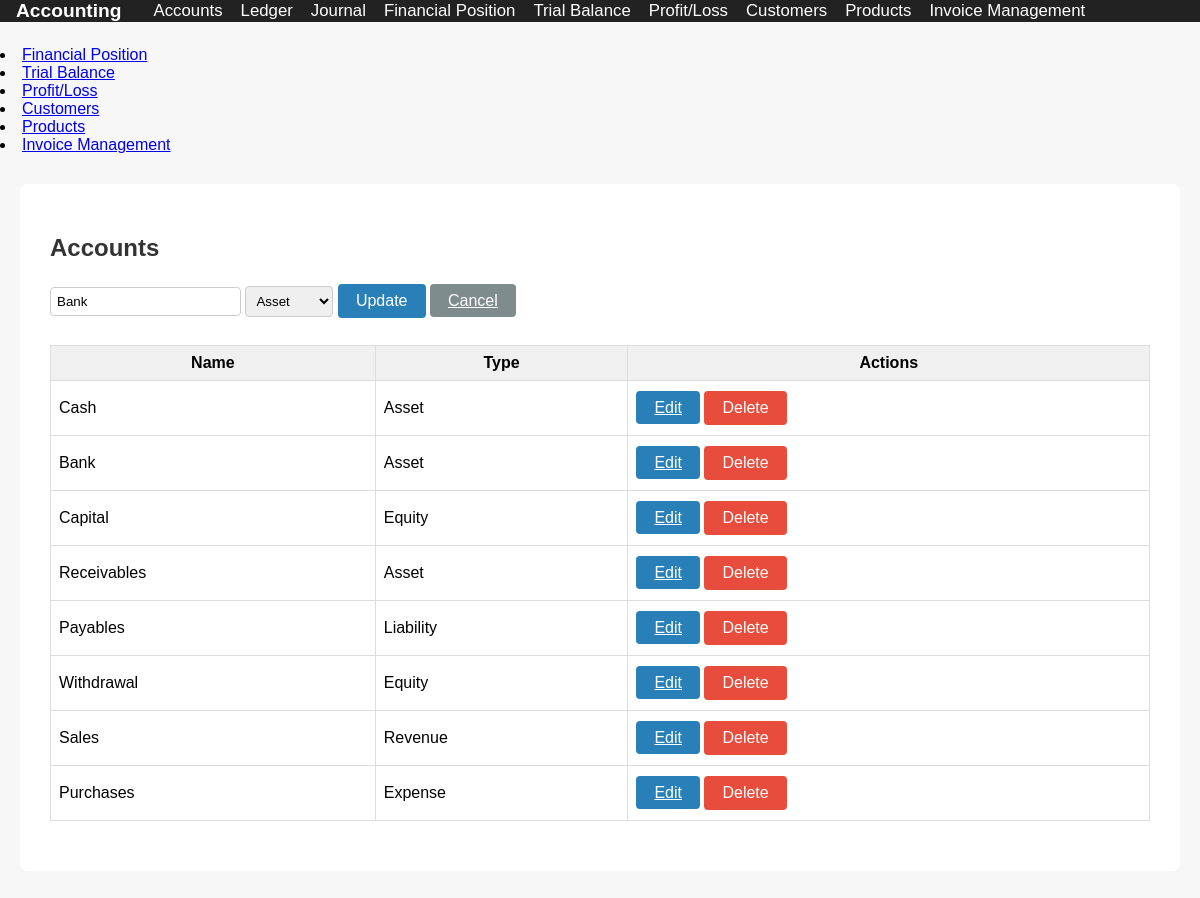
Screenshot of /accounts.php?edit=2 with the database file from the repository.
### tables this page shows
CREATE TABLE IF NOT EXISTS accounts (
    id INT AUTO_INCREMENT PRIMARY KEY,
    name VARCHAR(100) NOT NULL,
    type ENUM('Asset','Liability','Equity','Revenue','Expense') NOT NULL
);

### accounts.php (the view, shortened to what this page needs)
<?php
include 'db.php';
$accounts = $mysqli->query("SELECT * FROM accounts ORDER BY id");
$edit = null;
if (isset($_GET['edit'])) {
    $eid = (int)$_GET['edit'];
    $edit = $mysqli->query("SELECT * FROM accounts WHERE id=$eid")->fetch_assoc();
}
?>
<!DOCTYPE html>
<html>
<head>
    <link rel="stylesheet" href="style.css">
</head>
<body>
<?php include 'nav.php'; ?>
<div class="container">
    <h2>Accounts</h2>
    <form method="post" style="margin-bottom:20px;">
        <input type="text" name="name" placeholder="Account Name" required value="<?= $edit['name'] ?? '' ?>">
        <select name="type" required>
            <?php foreach(['Asset','Liability','Equity','Revenue','Expense'] as $t): ?>
                <option value="<?= $t ?>" <?= (isset($edit['type']) && $edit['type']==$t)?'selected':'' ?>><?= $t ?></option>
            <?php endforeach; ?>
        </select>
        <?php if ($edit): ?>
            <button class="btn btn-blue" name="edit">Update</button>
            <a href="accounts.php" class="btn btn-gray">Cancel</a>
        <?php else: ?>
            <button class="btn btn-green" name="add">Add Account</button>
        <?php endif; ?>
    </form>
    <table class="table">
        <tr><th>Name</th><th>Type</th><th>Actions</th></tr>
        <?php while($a = $accounts->fetch_assoc()): ?>
        <tr>
            <td><?= htmlspecialchars($a['name']) ?></td>
            <td><?= $a['type'] ?></td>
            <td>
                <a href="?edit=<?= $a['id'] ?>" class="btn btn-blue">Edit</a>
                <form method="post" style="display:inline;">
                    <button class="btn btn-red" name="delete" onclick="return confirm('Delete this account?')">Delete</button>
                </form>
            </td>
        </tr>
        <?php endwhile; ?>
    </table>
</div>
</body>
</html>

### style.css (style rules this page uses)
body { font-family: Arial, sans-serif; background: #f7f7f7; margin: 0; }
.container { max-width: 1100px; margin: 30px auto; background: #fff; padding: 30px; border-radius: 8px; }
h1, h2 { color: #333; }
button, .btn { border: none; border-radius: 4px; padding: 8px 18px; font-size: 1rem; cursor: pointer; margin: 2px 0; }
.btn-red { background: #e74c3c; color: #fff; }
.btn-blue { background: #2980b9; color: #fff; }
.btn-gray { background: #7f8c8d; color: #fff; }
input, select, textarea { padding: 6px; border: 1px solid #ccc; border-radius: 4px; margin-bottom: 8px; }
.table { width: 100%; border-collapse: collapse; margin-bottom: 20px; }
.table th, .table td { border: 1px solid #ddd; padding: 8px; }
.table th { background: #f0f0f0; }

### rows the page displays
accounts: name "Bank", type "Asset"
accounts: name "Cash", type "Asset"
accounts: name "Capital", type "Equity"
accounts: name "Receivables", type "Asset"
accounts: name "Payables", type "Liability"
accounts: name "Withdrawal", type "Equity"
accounts: name "Sales", type "Revenue"
accounts: name "Purchases", type "Expense"
